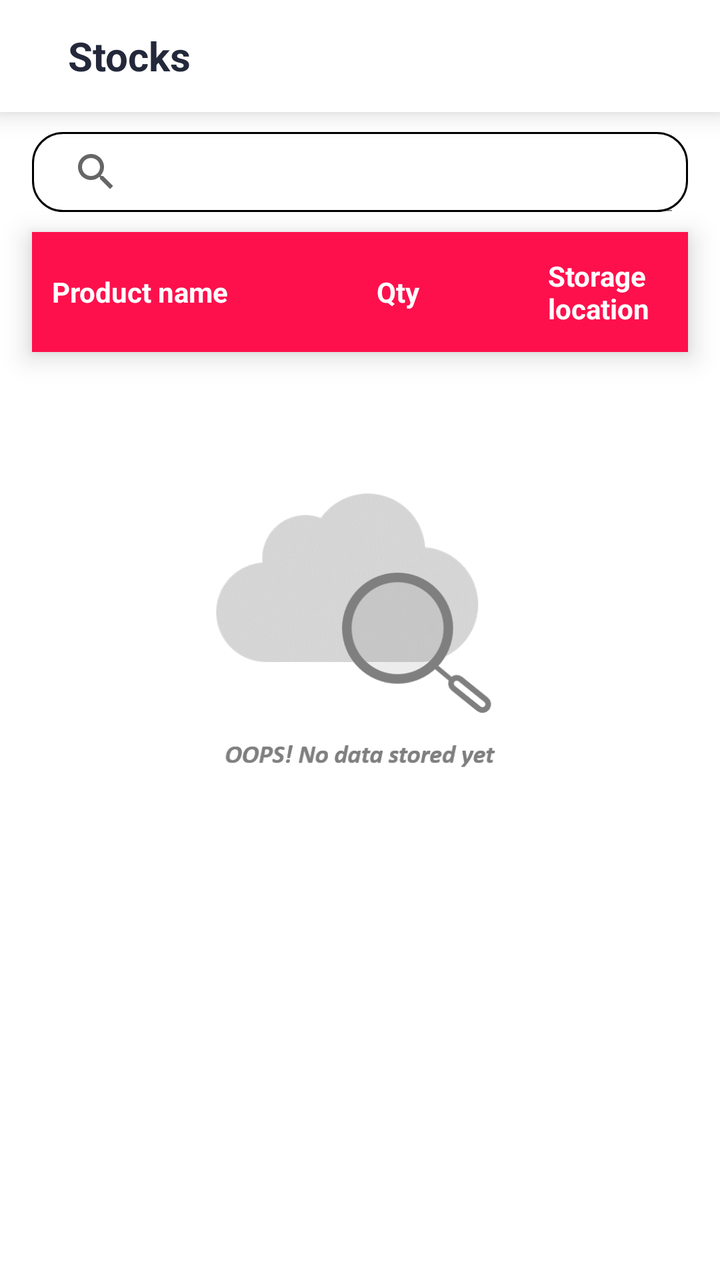
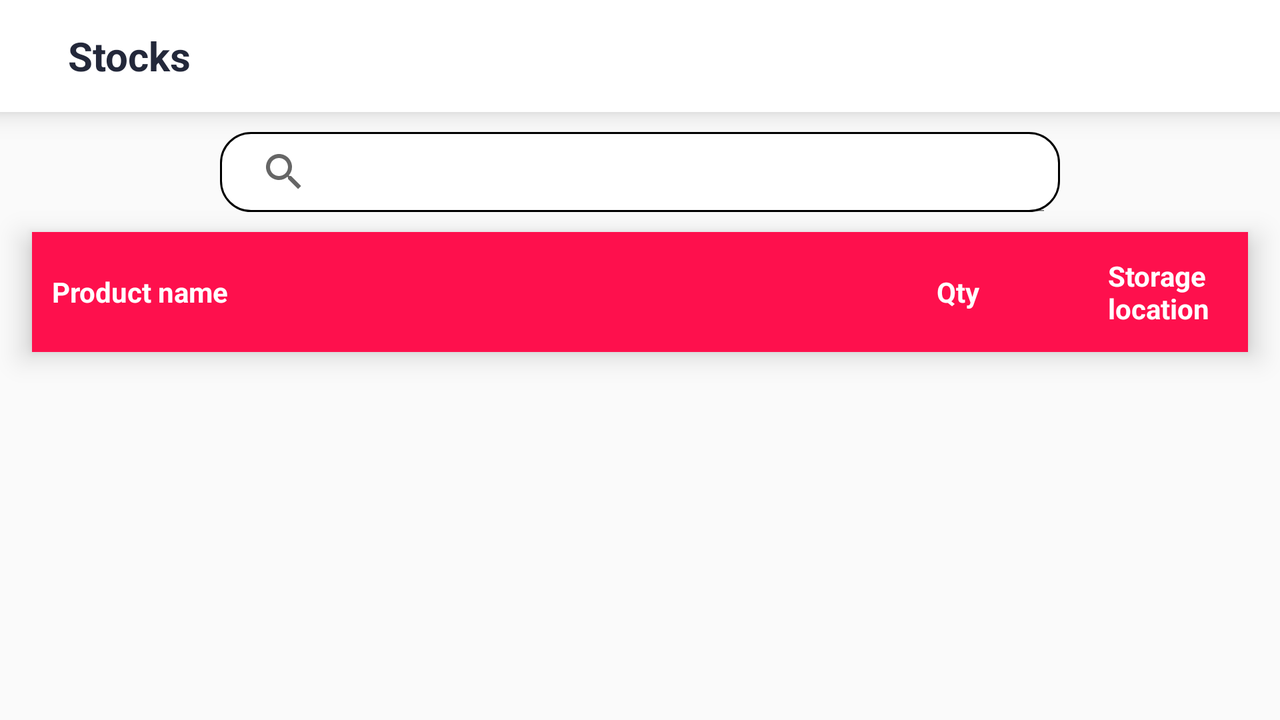

One screen, two layout resources from the same app: the default and the author's alternative for another configuration. Each is rendered where Android would select it; the XML of both is given below.
<!-- AndroidManifest.xml: application theme AppTheme -->
<!-- res/layout/fragment_stocks.xml -->
<?xml version="1.0" encoding="utf-8"?>
<RelativeLayout xmlns:android="http://schemas.android.com/apk/res/android"
    xmlns:tools="http://schemas.android.com/tools"
    android:layout_width="match_parent"
    android:layout_height="match_parent"
    android:background="#FFF"
    xmlns:app="http://schemas.android.com/apk/res-auto"
    tools:context=".StocksFragment">
    <LinearLayout
        android:gravity="center_vertical"
        android:background="#FFF"
        android:elevation="8dp"
        android:orientation="horizontal"
        android:id="@+id/action_bar"
        android:layout_width="match_parent"
        android:layout_height="56dp">
        <ImageView
            android:id="@+id/back"
            android:layout_marginLeft="16dp"
            android:layout_width="wrap_content"
            android:layout_height="match_parent"
            app:srcCompat="@drawable/ic_arrow_back_black_24dp"
            />
        <TextView
            android:layout_marginLeft="18dp"
            android:textSize="20sp"
            android:textStyle="bold"
            android:textColor="@color/colorPrimaryDark"
            android:text="Stocks"
            android:layout_width="wrap_content"
            android:layout_height="wrap_content" />
    </LinearLayout>
    <SearchView
        android:id="@+id/searchv"
        android:background="@drawable/edittext_bg_shape2"
        android:layout_marginLeft="16dp"
        android:layout_marginRight="16dp"
        android:layout_below="@+id/action_bar"
        android:layout_marginTop="10dp"
        android:iconifiedByDefault="false"
        android:layout_width="match_parent"
        android:layout_height="40dp"/>
    <RelativeLayout
        android:elevation="8dp"
        android:paddingTop="4dp"
        android:paddingBottom="4dp"
        android:background="@color/pink"
        android:layout_marginRight="16dp"
        android:layout_marginLeft="16dp"
        android:layout_marginTop="10dp"
        android:id="@+id/look"
        android:layout_below="@+id/searchv"
        android:layout_width="match_parent"
        android:layout_height="60dp">
        <TextView
            android:textColor="#FFF"
            android:textStyle="bold"
            android:id="@+id/productName"
            android:text="Product name"
            android:layout_marginLeft="10dp"
            android:layout_centerVertical="true"
            android:layout_width="220dp"
            android:layout_height="wrap_content" />
        <TextView
            android:textColor="#FFF"
            android:id="@+id/quantity"
            android:text="Qty"
            android:textAlignment="center"
            android:textStyle="bold"
            android:layout_centerVertical="true"
            android:layout_marginRight="15dp"
            android:layout_toLeftOf="@+id/mrp"
            android:layout_width="120dp"
            android:layout_height="wrap_content" />
        <TextView
            android:textColor="#FFF"
            android:id="@+id/mrp"
            android:text="Storage location"
            android:textStyle="bold"
            android:layout_marginRight="10dp"
            android:layout_centerVertical="true"
            android:layout_alignParentRight="true"
            android:layout_width="60dp"
            android:layout_height="wrap_content" />
    </RelativeLayout>
    <ImageView
        android:id="@+id/noImg"
        android:src="@mipmap/nodata"
        android:layout_centerInParent="true"
        android:layout_width="wrap_content"
        android:layout_height="wrap_content" />
    <ListView
        android:id="@+id/list"
        android:layout_below="@+id/look"
        android:layout_marginRight="16dp"
        android:layout_marginLeft="16dp"
        android:layout_marginBottom="16dp"
        android:layout_width="match_parent"
        android:layout_height="match_parent"/>
</RelativeLayout>
<!-- resources referenced by this layout -->
<resources>
  <color name="colorPrimaryDark">#23283a</color>
  <color name="pink">#fe104d</color>
  <!-- drawable edittext_bg_shape2 (drawable) -->
  <?xml version="1.0" encoding="utf-8"?>
  <shape xmlns:android="http://schemas.android.com/apk/res/android">
      <corners android:radius="15dp"/>
      <solid android:color="#fff"/>
      <stroke android:color="#000000" android:width="1dp"/>
  </shape>
  <!-- mipmap nodata: png bitmap (mipmap-hdpi, 31775 bytes) -->
  <style name="AppTheme" parent="Theme.AppCompat.Light.NoActionBar">
          
          <item name="colorPrimary">@color/colorPrimary</item>
          <item name="colorPrimaryDark">@color/colorPrimaryDark</item>
          <item name="colorAccent">@color/pink</item>
      </style>
  <color name="colorPrimary">#3F51B5</color>
</resources>
<!-- res/layout-land/fragment_stocks.xml (the author's variant of the layout above) -->
<!-- drawn on the phone turned sideways -->
<?xml version="1.0" encoding="utf-8"?>
<RelativeLayout xmlns:android="http://schemas.android.com/apk/res/android"
    xmlns:tools="http://schemas.android.com/tools"
    android:layout_width="match_parent"
    android:layout_height="match_parent"
    xmlns:app="http://schemas.android.com/apk/res-auto"
    tools:context=".StocksFragment">
    <LinearLayout
        android:gravity="center_vertical"
        android:background="#FFF"
        android:elevation="8dp"
        android:orientation="horizontal"
        android:id="@+id/action_bar"
        android:layout_width="match_parent"
        android:layout_height="56dp">
        <ImageView
            android:id="@+id/back"
            android:layout_marginLeft="16dp"
            android:layout_width="wrap_content"
            android:layout_height="match_parent"
            app:srcCompat="@drawable/ic_arrow_back_black_24dp"
            />
        <TextView
            android:layout_marginLeft="18dp"
            android:textSize="20sp"
            android:textStyle="bold"
            android:textColor="@color/colorPrimaryDark"
            android:text="Stocks"
            android:layout_width="wrap_content"
            android:layout_height="wrap_content" />
    </LinearLayout>
    <SearchView
        android:id="@+id/searchv"
        android:layout_centerHorizontal="true"
        android:background="@drawable/edittext_bg_shape2"
        android:layout_marginLeft="16dp"
        android:layout_below="@+id/action_bar"
        android:layout_marginTop="10dp"
        android:iconifiedByDefault="false"
        android:layout_width="420dp"
        android:layout_height="40dp"/>
    <RelativeLayout
        android:elevation="8dp"
        android:paddingTop="4dp"
        android:paddingBottom="4dp"
        android:background="@color/pink"
        android:layout_marginRight="16dp"
        android:layout_marginLeft="16dp"
        android:layout_marginTop="10dp"
        android:id="@+id/look"
        android:layout_below="@+id/searchv"
        android:layout_width="match_parent"
        android:layout_height="60dp">
        <TextView
            android:textColor="#FFF"
            android:textStyle="bold"
            android:id="@+id/productName"
            android:text="Product name"
            android:layout_marginLeft="10dp"
            android:layout_centerVertical="true"
            android:layout_width="220dp"
            android:layout_height="wrap_content" />
        <TextView
            android:textColor="#FFF"
            android:id="@+id/quantity"
            android:text="Qty"
            android:textAlignment="center"
            android:textStyle="bold"
            android:layout_centerVertical="true"
            android:layout_marginRight="15dp"
            android:layout_toLeftOf="@+id/mrp"
            android:layout_width="120dp"
            android:layout_height="wrap_content" />
        <TextView
            android:textColor="#FFF"
            android:id="@+id/mrp"
            android:text="Storage location"
            android:textStyle="bold"
            android:layout_marginRight="10dp"
            android:layout_centerVertical="true"
            android:layout_alignParentRight="true"
            android:layout_width="60dp"
            android:layout_height="wrap_content" />
    </RelativeLayout>
    <ListView
        android:id="@+id/list"
        android:layout_below="@+id/look"
        android:layout_marginRight="16dp"
        android:layout_marginLeft="16dp"
        android:layout_marginBottom="16dp"
        android:layout_width="match_parent"
        android:layout_height="match_parent"/>
</RelativeLayout>
<!-- resources referenced by the variant -->
<!-- as the phone turned sideways resolves them -->
<resources>
  <color name="colorPrimaryDark">#23283a</color>
  <color name="pink">#fe104d</color>
  <!-- drawable edittext_bg_shape2 (drawable) -->
  <?xml version="1.0" encoding="utf-8"?>
  <shape xmlns:android="http://schemas.android.com/apk/res/android">
      <corners android:radius="15dp"/>
      <solid android:color="#fff"/>
      <stroke android:color="#000000" android:width="1dp"/>
  </shape>
  <style name="AppTheme" parent="Theme.AppCompat.Light.NoActionBar">
          
          <item name="colorPrimary">@color/colorPrimary</item>
          <item name="colorPrimaryDark">@color/colorPrimaryDark</item>
          <item name="colorAccent">@color/pink</item>
      </style>
  <color name="colorPrimary">#3F51B5</color>
</resources>
